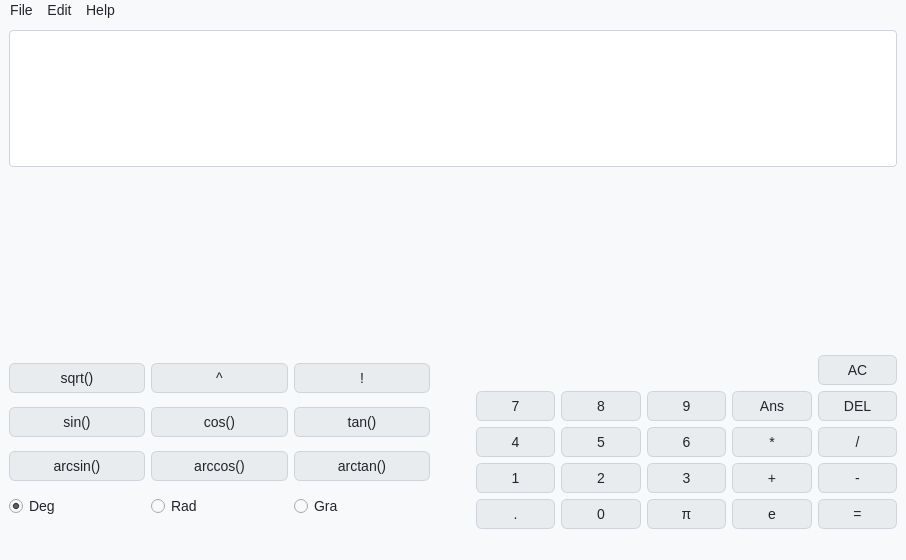
<?xml version="1.0" encoding="UTF-8"?>
<ui version="4.0">
 <class>MainWindow</class>
 <widget class="QMainWindow" name="MainWindow">
  <property name="geometry">
   <rect>
    <x>0</x>
    <y>0</y>
    <width>906</width>
    <height>560</height>
   </rect>
  </property>
  <property name="font">
   <font>
    <family>Segoe UI</family>
    <pointsize>-1</pointsize>
   </font>
  </property>
  <property name="windowTitle">
   <string>MainWindow</string>
  </property>
  <property name="styleSheet">
   <string>QWidget {
    background-color: #f8f9fa;
    font-family: Segoe UI, sans-serif;
    font-size: 14px;
    color: #212529;
}
QPushButton {
    background-color: #e9ecef;
    border: 1px solid #ced4da;
    border-radius: 6px;
    padding: 6px;
}
QPushButton:hover {
    background-color: #dee2e6;
}
QPushButton:pressed {
    background-color: #ced4da;
}
QLineEdit {
    background-color: #ffffff;
    border: 1px solid #ced4da;
    border-radius: 4px;
    padding: 4px;
}</string>
  </property>
  <widget class="QWidget" name="centralwidget">
   <layout class="QVBoxLayout" name="verticalLayout">
    <item>
     <layout class="QGridLayout" name="gridLayout">
      <item row="0" column="0">
       <widget class="QLineEdit" name="lineEdit">
        <property name="sizePolicy">
         <sizepolicy hsizetype="Expanding" vsizetype="Preferred">
          <horstretch>0</horstretch>
          <verstretch>0</verstretch>
         </sizepolicy>
        </property>
        <property name="font">
         <font>
          <family>Segoe UI</family>
          <pointsize>-1</pointsize>
         </font>
        </property>
        <property name="text">
         <string/>
        </property>
        <property name="alignment">
         <set>Qt::AlignmentFlag::AlignRight|Qt::AlignmentFlag::AlignTrailing|Qt::AlignmentFlag::AlignVCenter</set>
        </property>
       </widget>
      </item>
      <item row="1" column="0">
       <widget class="QLabel" name="resultLabel">
        <property name="font">
         <font>
          <family>Segoe UI</family>
          <pointsize>-1</pointsize>
         </font>
        </property>
        <property name="text">
         <string/>
        </property>
        <property name="textFormat">
         <enum>Qt::TextFormat::AutoText</enum>
        </property>
        <property name="alignment">
         <set>Qt::AlignmentFlag::AlignRight|Qt::AlignmentFlag::AlignTrailing|Qt::AlignmentFlag::AlignVCenter</set>
        </property>
        <property name="wordWrap">
         <bool>false</bool>
        </property>
        <property name="textInteractionFlags">
         <set>Qt::TextInteractionFlag::TextSelectableByMouse</set>
        </property>
       </widget>
      </item>
     </layout>
    </item>
    <item>
     <spacer name="horizontalSpacer">
      <property name="orientation">
       <enum>Qt::Orientation::Vertical</enum>
      </property>
      <property name="sizeType">
       <enum>QSizePolicy::Policy::Maximum</enum>
      </property>
      <property name="sizeHint" stdset="0">
       <size>
        <width>10</width>
        <height>40</height>
       </size>
      </property>
     </spacer>
    </item>
    <item>
     <layout class="QHBoxLayout" name="horizontalLayout_2">
      <item>
       <layout class="QGridLayout" name="gridLayout_3">
        <item row="2" column="0">
         <widget class="QPushButton" name="pushAsin">
          <property name="sizePolicy">
           <sizepolicy hsizetype="Minimum" vsizetype="Maximum">
            <horstretch>0</horstretch>
            <verstretch>0</verstretch>
           </sizepolicy>
          </property>
          <property name="text">
           <string>arcsin()</string>
          </property>
         </widget>
        </item>
        <item row="3" column="0">
         <widget class="QRadioButton" name="setDeg">
          <property name="sizePolicy">
           <sizepolicy hsizetype="Minimum" vsizetype="Maximum">
            <horstretch>0</horstretch>
            <verstretch>0</verstretch>
           </sizepolicy>
          </property>
          <property name="text">
           <string>Deg</string>
          </property>
          <property name="checked">
           <bool>true</bool>
          </property>
         </widget>
        </item>
        <item row="1" column="1">
         <widget class="QPushButton" name="pushCos">
          <property name="sizePolicy">
           <sizepolicy hsizetype="Minimum" vsizetype="Maximum">
            <horstretch>0</horstretch>
            <verstretch>0</verstretch>
           </sizepolicy>
          </property>
          <property name="text">
           <string>cos()</string>
          </property>
         </widget>
        </item>
        <item row="3" column="1">
         <widget class="QRadioButton" name="setRad">
          <property name="sizePolicy">
           <sizepolicy hsizetype="Minimum" vsizetype="Maximum">
            <horstretch>0</horstretch>
            <verstretch>0</verstretch>
           </sizepolicy>
          </property>
          <property name="text">
           <string>Rad</string>
          </property>
         </widget>
        </item>
        <item row="2" column="2">
         <widget class="QPushButton" name="pushAtan">
          <property name="sizePolicy">
           <sizepolicy hsizetype="Minimum" vsizetype="Maximum">
            <horstretch>0</horstretch>
            <verstretch>0</verstretch>
           </sizepolicy>
          </property>
          <property name="text">
           <string>arctan()</string>
          </property>
         </widget>
        </item>
        <item row="1" column="2">
         <widget class="QPushButton" name="pushTan">
          <property name="sizePolicy">
           <sizepolicy hsizetype="Minimum" vsizetype="Maximum">
            <horstretch>0</horstretch>
            <verstretch>0</verstretch>
           </sizepolicy>
          </property>
          <property name="text">
           <string>tan()</string>
          </property>
         </widget>
        </item>
        <item row="0" column="0">
         <widget class="QPushButton" name="pushSqrt">
          <property name="sizePolicy">
           <sizepolicy hsizetype="Minimum" vsizetype="Maximum">
            <horstretch>0</horstretch>
            <verstretch>0</verstretch>
           </sizepolicy>
          </property>
          <property name="text">
           <string>sqrt()</string>
          </property>
         </widget>
        </item>
        <item row="0" column="1">
         <widget class="QPushButton" name="pushExp">
          <property name="sizePolicy">
           <sizepolicy hsizetype="Minimum" vsizetype="Maximum">
            <horstretch>0</horstretch>
            <verstretch>0</verstretch>
           </sizepolicy>
          </property>
          <property name="text">
           <string>^</string>
          </property>
         </widget>
        </item>
        <item row="0" column="2">
         <widget class="QPushButton" name="pushFact">
          <property name="sizePolicy">
           <sizepolicy hsizetype="Minimum" vsizetype="Maximum">
            <horstretch>0</horstretch>
            <verstretch>0</verstretch>
           </sizepolicy>
          </property>
          <property name="text">
           <string>!</string>
          </property>
         </widget>
        </item>
        <item row="3" column="2">
         <widget class="QRadioButton" name="setGrad">
          <property name="sizePolicy">
           <sizepolicy hsizetype="Minimum" vsizetype="Maximum">
            <horstretch>0</horstretch>
            <verstretch>0</verstretch>
           </sizepolicy>
          </property>
          <property name="text">
           <string>Gra</string>
          </property>
         </widget>
        </item>
        <item row="1" column="0">
         <widget class="QPushButton" name="pushSin">
          <property name="sizePolicy">
           <sizepolicy hsizetype="Minimum" vsizetype="Maximum">
            <horstretch>0</horstretch>
            <verstretch>0</verstretch>
           </sizepolicy>
          </property>
          <property name="text">
           <string>sin()</string>
          </property>
         </widget>
        </item>
        <item row="2" column="1">
         <widget class="QPushButton" name="pushAcos">
          <property name="sizePolicy">
           <sizepolicy hsizetype="Minimum" vsizetype="Maximum">
            <horstretch>0</horstretch>
            <verstretch>0</verstretch>
           </sizepolicy>
          </property>
          <property name="text">
           <string>arccos()</string>
          </property>
         </widget>
        </item>
       </layout>
      </item>
      <item>
       <spacer name="verticalSpacer">
        <property name="sizePolicy">
         <sizepolicy hsizetype="Preferred" vsizetype="Minimum">
          <horstretch>0</horstretch>
          <verstretch>0</verstretch>
         </sizepolicy>
        </property>
        <property name="orientation">
         <enum>Qt::Orientation::Horizontal</enum>
        </property>
        <property name="sizeType">
         <enum>QSizePolicy::Policy::Preferred</enum>
        </property>
        <property name="sizeHint" stdset="0">
         <size>
          <width>40</width>
          <height>10</height>
         </size>
        </property>
       </spacer>
      </item>
      <item>
       <layout class="QGridLayout" name="gridLayout_2">
        <item row="5" column="3">
         <widget class="QPushButton" name="pushThree">
          <property name="sizePolicy">
           <sizepolicy hsizetype="Minimum" vsizetype="Maximum">
            <horstretch>0</horstretch>
            <verstretch>0</verstretch>
           </sizepolicy>
          </property>
          <property name="text">
           <string>3</string>
          </property>
         </widget>
        </item>
        <item row="6" column="1">
         <widget class="QPushButton" name="pushPeriod">
          <property name="sizePolicy">
           <sizepolicy hsizetype="Minimum" vsizetype="Maximum">
            <horstretch>0</horstretch>
            <verstretch>0</verstretch>
           </sizepolicy>
          </property>
          <property name="text">
           <string>.</string>
          </property>
         </widget>
        </item>
        <item row="4" column="4">
         <widget class="QPushButton" name="pushMul">
          <property name="sizePolicy">
           <sizepolicy hsizetype="Minimum" vsizetype="Maximum">
            <horstretch>0</horstretch>
            <verstretch>0</verstretch>
           </sizepolicy>
          </property>
          <property name="text">
           <string>*</string>
          </property>
         </widget>
        </item>
        <item row="4" column="5">
         <widget class="QPushButton" name="pushDivide">
          <property name="sizePolicy">
           <sizepolicy hsizetype="Minimum" vsizetype="Maximum">
            <horstretch>0</horstretch>
            <verstretch>0</verstretch>
           </sizepolicy>
          </property>
          <property name="text">
           <string>/</string>
          </property>
         </widget>
        </item>
        <item row="4" column="3">
         <widget class="QPushButton" name="pushSix">
          <property name="sizePolicy">
           <sizepolicy hsizetype="Minimum" vsizetype="Maximum">
            <horstretch>0</horstretch>
            <verstretch>0</verstretch>
           </sizepolicy>
          </property>
          <property name="text">
           <string>6</string>
          </property>
         </widget>
        </item>
        <item row="6" column="5">
         <widget class="QPushButton" name="pushEqual">
          <property name="sizePolicy">
           <sizepolicy hsizetype="Minimum" vsizetype="Maximum">
            <horstretch>0</horstretch>
            <verstretch>0</verstretch>
           </sizepolicy>
          </property>
          <property name="text">
           <string>=</string>
          </property>
         </widget>
        </item>
        <item row="6" column="2">
         <widget class="QPushButton" name="pushZero">
          <property name="sizePolicy">
           <sizepolicy hsizetype="Minimum" vsizetype="Maximum">
            <horstretch>0</horstretch>
            <verstretch>0</verstretch>
           </sizepolicy>
          </property>
          <property name="text">
           <string>0</string>
          </property>
         </widget>
        </item>
        <item row="5" column="4">
         <widget class="QPushButton" name="pushAdd">
          <property name="sizePolicy">
           <sizepolicy hsizetype="Minimum" vsizetype="Maximum">
            <horstretch>0</horstretch>
            <verstretch>0</verstretch>
           </sizepolicy>
          </property>
          <property name="text">
           <string>+</string>
          </property>
         </widget>
        </item>
        <item row="4" column="1">
         <widget class="QPushButton" name="pushFour">
          <property name="sizePolicy">
           <sizepolicy hsizetype="Minimum" vsizetype="Maximum">
            <horstretch>0</horstretch>
            <verstretch>0</verstretch>
           </sizepolicy>
          </property>
          <property name="text">
           <string>4</string>
          </property>
         </widget>
        </item>
        <item row="5" column="1">
         <widget class="QPushButton" name="pushOne">
          <property name="sizePolicy">
           <sizepolicy hsizetype="Minimum" vsizetype="Maximum">
            <horstretch>0</horstretch>
            <verstretch>0</verstretch>
           </sizepolicy>
          </property>
          <property name="text">
           <string>1</string>
          </property>
         </widget>
        </item>
        <item row="5" column="5">
         <widget class="QPushButton" name="pushMinus">
          <property name="sizePolicy">
           <sizepolicy hsizetype="Minimum" vsizetype="Maximum">
            <horstretch>0</horstretch>
            <verstretch>0</verstretch>
           </sizepolicy>
          </property>
          <property name="text">
           <string>-</string>
          </property>
         </widget>
        </item>
        <item row="5" column="2">
         <widget class="QPushButton" name="pushTwo">
          <property name="sizePolicy">
           <sizepolicy hsizetype="Minimum" vsizetype="Maximum">
            <horstretch>0</horstretch>
            <verstretch>0</verstretch>
           </sizepolicy>
          </property>
          <property name="text">
           <string>2</string>
          </property>
         </widget>
        </item>
        <item row="4" column="2">
         <widget class="QPushButton" name="pushFive">
          <property name="sizePolicy">
           <sizepolicy hsizetype="Minimum" vsizetype="Maximum">
            <horstretch>0</horstretch>
            <verstretch>0</verstretch>
           </sizepolicy>
          </property>
          <property name="text">
           <string>5</string>
          </property>
         </widget>
        </item>
        <item row="6" column="3">
         <widget class="QPushButton" name="pushPi">
          <property name="sizePolicy">
           <sizepolicy hsizetype="Minimum" vsizetype="Maximum">
            <horstretch>0</horstretch>
            <verstretch>0</verstretch>
           </sizepolicy>
          </property>
          <property name="text">
           <string>π</string>
          </property>
         </widget>
        </item>
        <item row="3" column="4">
         <widget class="QPushButton" name="pushAns">
          <property name="sizePolicy">
           <sizepolicy hsizetype="Minimum" vsizetype="Maximum">
            <horstretch>0</horstretch>
            <verstretch>0</verstretch>
           </sizepolicy>
          </property>
          <property name="text">
           <string>Ans</string>
          </property>
         </widget>
        </item>
        <item row="6" column="4">
         <widget class="QPushButton" name="pushButton">
          <property name="text">
           <string>e</string>
          </property>
         </widget>
        </item>
        <item row="3" column="3">
         <widget class="QPushButton" name="pushNine">
          <property name="sizePolicy">
           <sizepolicy hsizetype="Minimum" vsizetype="Maximum">
            <horstretch>0</horstretch>
            <verstretch>0</verstretch>
           </sizepolicy>
          </property>
          <property name="text">
           <string>9</string>
          </property>
         </widget>
        </item>
        <item row="3" column="2">
         <widget class="QPushButton" name="pushEight">
          <property name="sizePolicy">
           <sizepolicy hsizetype="Minimum" vsizetype="Maximum">
            <horstretch>0</horstretch>
            <verstretch>0</verstretch>
           </sizepolicy>
          </property>
          <property name="text">
           <string>8</string>
          </property>
         </widget>
        </item>
        <item row="3" column="1">
         <widget class="QPushButton" name="pushSeven">
          <property name="sizePolicy">
           <sizepolicy hsizetype="Minimum" vsizetype="Maximum">
            <horstretch>0</horstretch>
            <verstretch>0</verstretch>
           </sizepolicy>
          </property>
          <property name="text">
           <string>7</string>
          </property>
         </widget>
        </item>
        <item row="3" column="5">
         <widget class="QPushButton" name="pushDEL">
          <property name="sizePolicy">
           <sizepolicy hsizetype="Minimum" vsizetype="Maximum">
            <horstretch>0</horstretch>
            <verstretch>0</verstretch>
           </sizepolicy>
          </property>
          <property name="text">
           <string>DEL</string>
          </property>
         </widget>
        </item>
        <item row="0" column="5">
         <widget class="QPushButton" name="pushAC">
          <property name="sizePolicy">
           <sizepolicy hsizetype="Minimum" vsizetype="Maximum">
            <horstretch>0</horstretch>
            <verstretch>0</verstretch>
           </sizepolicy>
          </property>
          <property name="text">
           <string>AC</string>
          </property>
         </widget>
        </item>
       </layout>
      </item>
     </layout>
    </item>
   </layout>
  </widget>
  <widget class="QMenuBar" name="menubar">
   <property name="geometry">
    <rect>
     <x>0</x>
     <y>0</y>
     <width>906</width>
     <height>22</height>
    </rect>
   </property>
   <widget class="QMenu" name="menuFile">
    <property name="title">
     <string>File</string>
    </property>
    <addaction name="actionExit"/>
   </widget>
   <widget class="QMenu" name="menuEdit">
    <property name="title">
     <string>Edit</string>
    </property>
    <addaction name="actionUndo"/>
    <addaction name="actionRedo"/>
    <addaction name="separator"/>
    <addaction name="actionCut"/>
    <addaction name="actionCopy"/>
    <addaction name="actionPaste"/>
   </widget>
   <widget class="QMenu" name="menuHelp">
    <property name="title">
     <string>Help</string>
    </property>
    <addaction name="actionAbout"/>
   </widget>
   <addaction name="menuFile"/>
   <addaction name="menuEdit"/>
   <addaction name="menuHelp"/>
  </widget>
  <widget class="QStatusBar" name="statusbar"/>
  <action name="actionExit">
   <property name="icon">
    <iconset theme="QIcon::ThemeIcon::ApplicationExit"/>
   </property>
   <property name="text">
    <string>Exit</string>
   </property>
  </action>
  <action name="actionUndo">
   <property name="icon">
    <iconset theme="QIcon::ThemeIcon::EditUndo"/>
   </property>
   <property name="text">
    <string>Undo</string>
   </property>
   <property name="shortcut">
    <string>Ctrl+Z</string>
   </property>
  </action>
  <action name="actionRedo">
   <property name="icon">
    <iconset theme="QIcon::ThemeIcon::EditRedo"/>
   </property>
   <property name="text">
    <string>Redo</string>
   </property>
   <property name="shortcut">
    <string>Ctrl+Y</string>
   </property>
  </action>
  <action name="actionCut">
   <property name="icon">
    <iconset theme="QIcon::ThemeIcon::EditCut"/>
   </property>
   <property name="text">
    <string>Cut</string>
   </property>
   <property name="shortcut">
    <string>Ctrl+X</string>
   </property>
  </action>
  <action name="actionCopy">
   <property name="icon">
    <iconset theme="QIcon::ThemeIcon::EditCopy"/>
   </property>
   <property name="text">
    <string>Copy</string>
   </property>
   <property name="shortcut">
    <string>Ctrl+C</string>
   </property>
  </action>
  <action name="actionPaste">
   <property name="icon">
    <iconset theme="QIcon::ThemeIcon::EditPaste"/>
   </property>
   <property name="text">
    <string>Paste</string>
   </property>
   <property name="shortcut">
    <string>Ctrl+V</string>
   </property>
  </action>
  <action name="actionAbout">
   <property name="icon">
    <iconset theme="QIcon::ThemeIcon::HelpAbout"/>
   </property>
   <property name="text">
    <string>About</string>
   </property>
  </action>
 </widget>
 <resources/>
 <connections/>
</ui>
